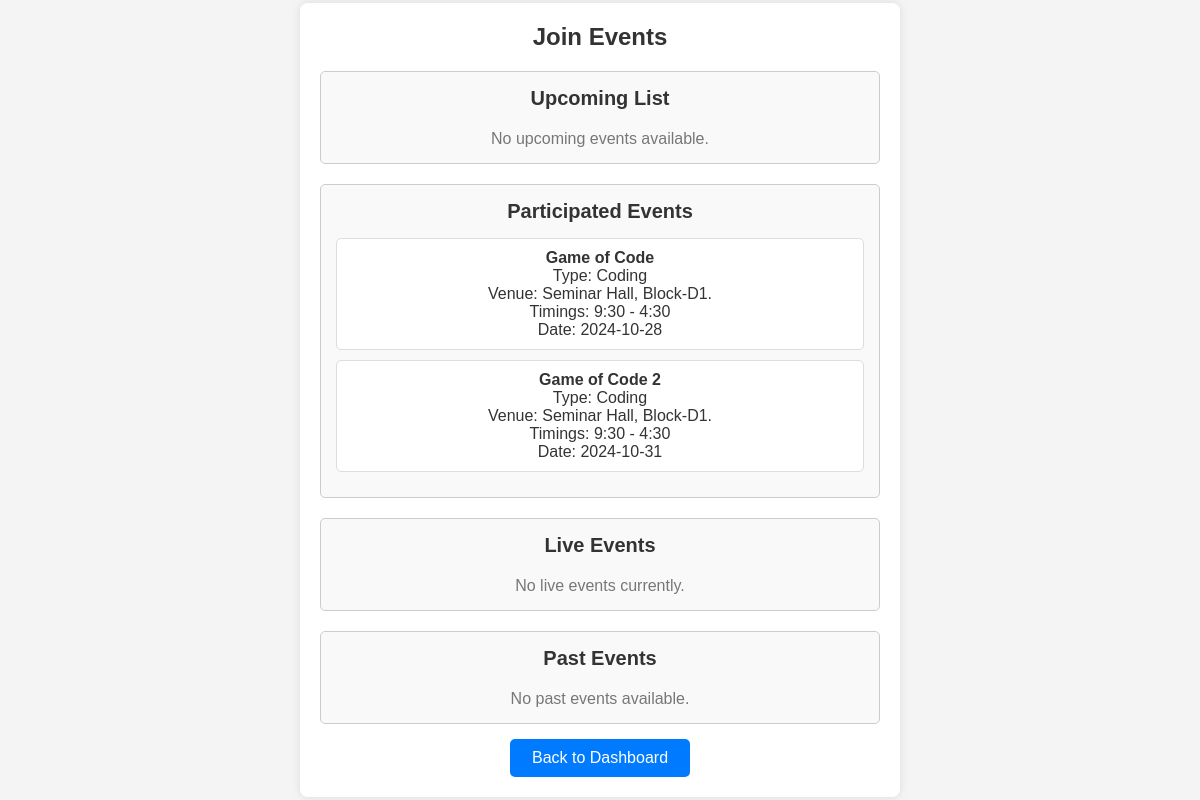
The page /join_event (signed in) on the database its author committed.
### tables this page shows
CREATE TABLE event_registrations
                     (id INTEGER PRIMARY KEY AUTOINCREMENT, event_id INTEGER, user_id INTEGER);

CREATE TABLE events 
                     (id INTEGER PRIMARY KEY AUTOINCREMENT, coordinator_id INTEGER, event_name TEXT, event_type TEXT, venue TEXT, timings TEXT, date TEXT, max_students INTEGER, registration_count INTEGER DEFAULT 0);

### app.py (the view)
@app.route('/join_event', methods=['GET', 'POST'])
def join_event():
    if 'user_id' not in session:
        return redirect(url_for('login_student'))
    user_id = session['user_id']
    conn = sqlite3.connect('users.db')
    conn.row_factory = sqlite3.Row  # This allows us to access columns by name
    c = conn.cursor()
    c.execute("""
        SELECT events.id, events.event_name, events.event_type, events.venue, events.timings, events.date,
               events.max_students, events.registration_count, event_registrations.id AS reg_id
        FROM events
        LEFT JOIN event_registrations
        ON events.id = event_registrations.event_id AND event_registrations.user_id = ?
    """, (user_id,))
    events = c.fetchall()
    conn.close()
    past_events, live_events, upcoming_events, participated_events = [], [], [], []
    current_date = datetime.now().date()
    for event in events:
        event_data = {
            "id": event["id"],
            "name": event["event_name"],
            "type": event["event_type"],
            "venue": event["venue"],
            "timings": event["timings"],
            "date": event["date"],
            "max_students": event["max_students"],
            "registration_count": event["registration_count"],
        }
        event_date = datetime.strptime(event["date"], '%Y-%m-%d').date()
        registered = event["reg_id"] is not None  # Check if user is registered
        if registered:
            participated_events.append(event_data)
        elif event_date < current_date:
            past_events.append(event_data)
        elif event_date == current_date:
            live_events.append(event_data)
        else:
            upcoming_events.append(event_data)
    return render_template(
        'join_event.html',
        upcoming_events=upcoming_events,
        live_events=live_events,
        past_events=past_events,
        participated_events=participated_events
    )

### templates/join_event.html (shortened to what this page needs)
<!DOCTYPE html>
<html lang="en">
<head>
    <link rel="stylesheet" href="{{ url_for('static', filename='styles.css') }}">
</head>
<body>
<div class="container">
    <h1>Join Events</h1>
    <section id="upcoming-events" class="event-section">
        <h2>Upcoming List</h2>
        <ul class="event-list">
            {% for event in upcoming_events %}
                <li class="event-item">
                    <strong>{{ event.name }}</strong> <br>
                    Type: {{ event.type }} <br>
                    Venue: {{ event.venue }} <br>
                    Timings: {{ event.timings }} <br>
                    Date: {{ event.date }} <br>
                    <form action="{{ url_for('register_event', event_id=event.id) }}" method="POST">
                        <button type="submit" class="button">Join</button>
                    </form>
                </li>
            {% else %}
                <li class="no-events">No upcoming events available.</li>
            {% endfor %}
        </ul>
    </section>
    <section id="participated-events" class="event-section">
        <h2>Participated Events</h2>
        <ul class="event-list">
            {% for event in participated_events %}
                <li class="event-item">
                    <strong>{{ event.name }}</strong> <br>
                    Type: {{ event.type }} <br>
                    Venue: {{ event.venue }} <br>
                    Timings: {{ event.timings }} <br>
                    Date: {{ event.date }}
                </li>
            {% else %}
                <li class="no-events">No participated events found.</li>
            {% endfor %}
        </ul>
    </section>
    <section id="live-events" class="event-section">
        <h2>Live Events</h2>
        <ul class="event-list">
            {% for event in live_events %}
                <li class="event-item">
                    <strong>{{ event.name }}</strong> <br>
                    Type: {{ event.type }} <br>
                    Venue: {{ event.venue }} <br>
                    Timings: {{ event.timings }} <br>
                    Date: {{ event.date }}
                </li>
            {% else %}
                <li class="no-events">No live events currently.</li>
            {% endfor %}
        </ul>
    </section>
    <section id="past-events" class="event-section">
        <h2>Past Events</h2>
        <ul class="event-list">
            {% for event in past_events %}
                <li class="event-item">
                    <strong>{{ event.name }}</strong> <br>
                    Type: {{ event.type }} <br>
                    Venue: {{ event.venue }} <br>
                    Timings: {{ event.timings }} <br>
                    Date: {{ event.date }}
                </li>
            {% else %}
                <li class="no-events">No past events available.</li>
            {% endfor %}
        </ul>
    </section>
    <div class="navigation">
        <a href="{{ url_for('student_dashboard') }}" class="back-button">Back to Dashboard</a>
    </div>
</div>
</body>
</html>

### static/styles.css (style rules this page uses)
* { margin: 0; padding: 0; box-sizing: border-box; }
body { font-family: Arial, sans-serif; background-color: #f4f4f4; color: #333; display: flex; justify-content: center; align-items: center; height: 100vh; margin: 0; }
.container { width: 100%; max-width: 500px; padding: 20px; background-color: #fff; box-shadow: 0 0 10px rgba(0, 0, 0, 0.1); border-radius: 8px; text-align: center; }
h1 { font-size: 24px; margin-bottom: 20px; }
h2 { font-size: 20px; margin-bottom: 15px; }
a { text-decoration: none; color: #007bff; font-size: 14px; }
input, button, a { width: 100%; max-width: 300px; }
@media (min-width: 768px) { .container { max-width: 600px; } }
@media (min-width: 768px) { a { font-size: 16px; } }
.event-section { margin-top: 20px; padding: 15px; border: 1px solid #ccc; border-radius: 5px; background-color: #f9f9f9; }
.event-list { list-style-type: none; padding: 0; }
.event-item { padding: 10px; margin-bottom: 10px; border: 1px solid #ddd; border-radius: 5px; background-color: #fff; }
.no-events { color: #777; text-align: center; margin-top: 20px; }
.back-button { display: inline-block; padding: 10px 20px; background-color: #007bff; color: white; border-radius: 5px; text-decoration: none; text-align: center; margin-top: 15px; transition: background-color 0.3s; width: 180px; text-align: center; }

### rows shown on the page
event_registrations: name "Game of Code", type "Coding", venue "Seminar Hall, Block-D1.", timings "9:30 - 4:30", date "2024-10-28"
event_registrations: name "Game of Code 2", type "Coding", venue "Seminar Hall, Block-D1.", timings "9:30 - 4:30", date "2024-10-31"
